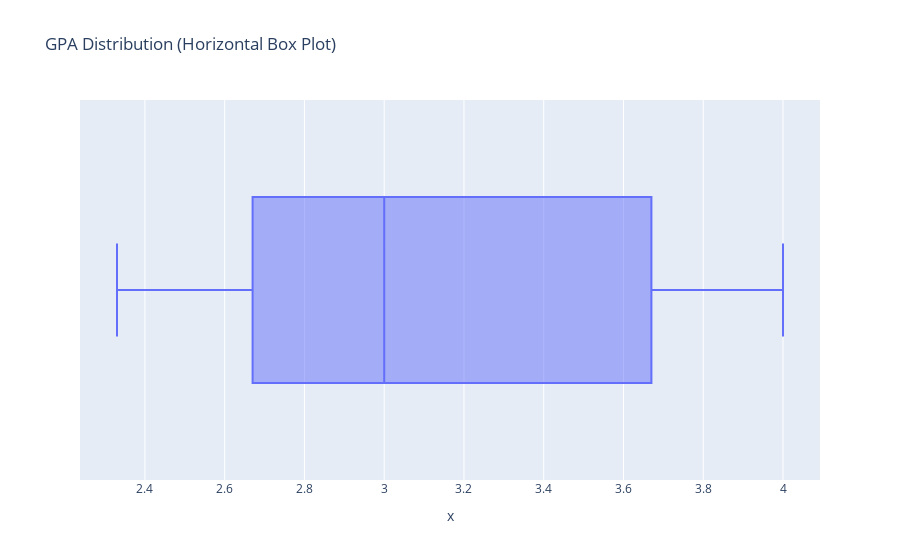

Notebook code cell kept with this figure:
### Code cell
fig = px.box(x=gpa, title="GPA Distribution (Horizontal Box Plot)")
fig.show()

### Figure 1 — Plotly figure (JSON) as saved in the notebook; plotly's stock layout.template omitted (floating-point values rounded to 4 significant figures)
{"data": [{"alignmentgroup": "True", "hovertemplate": "x=%{x}<extra></extra>", "legendgroup": "", "marker": {"color": "#636efa"}, "name": "", "notched": false, "offsetgroup": "", "orientation": "h", "showlegend": false, "type": "box", "x": [3.33, 2.67, 3.0, 3.67, 3.67, 2.33, 3.0, 3.0, 2.67, 4.0, 3.33, 2.67, 4.0], "x0": " ", "xaxis": "x", "y0": " ", "yaxis": "y"}], "layout": {"boxmode": "group", "legend": {"tracegroupgap": 0}, "title": {"text": "GPA Distribution (Horizontal Box Plot)"}, "xaxis": {"anchor": "y", "domain": [0, 1], "title": {"text": "x"}}, "yaxis": {"anchor": "x", "domain": [0, 1]}}}
